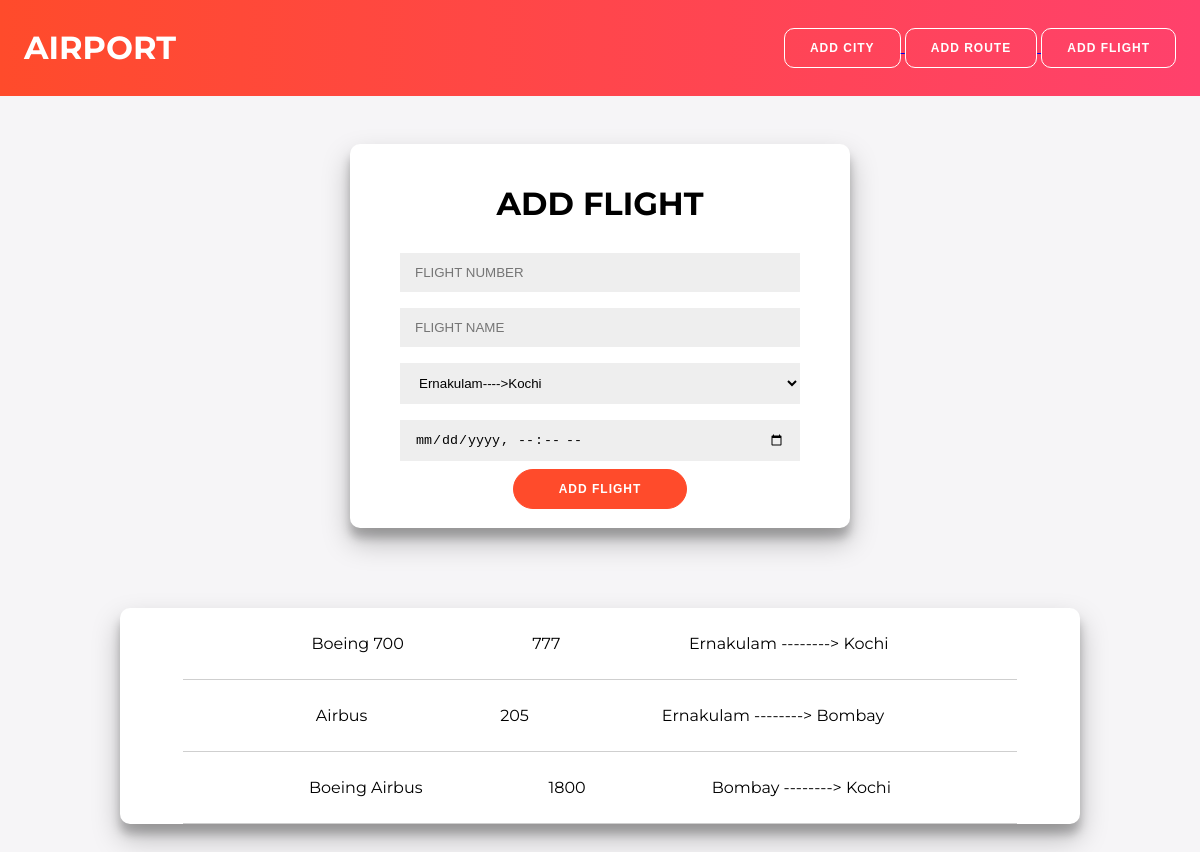
Screenshot of /addflight (signed in) with the database file from the repository.
### app.py (models this page shows, shortened)
class flights(db.Model):
    id = db.Column('flight_id' , db.Integer , primary_key = True)
    num = db.Column('flight_number' , db.Integer)
    name = db.Column('flight_name' , db.String(50))
    r_id = db.Column('route_id' , db.Integer , ForeignKey("routes.route_id") )
    date = db.Column('date' , db.DateTime)

class routes(db.Model):
    id = db.Column('route_id' , db.Integer , primary_key = True)
    From = db.Column('from' , db.Integer)
    to = db.Column('to' , db.Integer)
    price = db.Column('price' , db.Integer)

### app.py (the view, shortened to what this page needs)
@app.route('/addflight' , methods = ['GET' , 'POST'])
def addflight():
    if(session.get('username')== None):
        return redirect('/login')
    data = routes.query.all()
    flights_data = flights.query.all()
    for flight in flights_data:
        route_doc = routes.query.filter_by(id=flight.r_id).first()
        flight.rid=route_doc
    return render_template('addflight.html', data=data, flights=flights_data)

### templates/addflight.html (shortened to what this page needs)
<!DOCTYPE html>
<html lang="en">
<head>
    <link rel= "stylesheet" type= "text/css" href= "{{ url_for('static',filename='styles/addroute.css') }}">
</head>
<body>
    <nav>
        <ul class="nav-list">
            <div class="nav-top">
                <li class="nav-link">
                    <a href='#' style="color: white; text-decoration: none;"> AIRPORT </a>
                 </li>
                 <div>
                 <a href="/addcity">
                   <button class="add-but">
                         Add City
                   </button>
                 </a>
                 <a href="/addroute">
                   <button class="add-but">
                       Add Route
                   </button>
                 </a>
                 <a href="/addflight">
                     <button class="add-but">
                         Add Flight
                     </button>
                 </a>
                 </div>
            </div>
        </ul>
      </nav>
    <div class="top">
        <div class = "container">
            <br>
            <h1>ADD FLIGHT</h1>
            <form action="/addflight" method = "POST">
                <input type = "text" placeholder="FLIGHT NUMBER" name = "num" required>
                <input type = "text" placeholder="FLIGHT NAME" name = "name" required>
                <select name="rid">
                    {% for value in data %}
                    <option value="{{value.id}}">{{value.From}}---->{{value.to}}</option>
                    {%endfor%}
                </select>
                <input type = "datetime-local" placeholder="DATE" name = "date" required>
                <button type="submit">ADD FLIGHT</button>
            </form>
            <br>
        </div>
        <div class="container c2">
            {% for value in flights %}
                <div class="list-item">
                    <p>{{value.name}}</p>
                    <p>{{value.num}}</p>
                    <p>{{value.rid.From}}  --------> {{value.rid.to}}</p>
                </div>
            {% endfor %}
        </div>
    </div>
</body>
</html>

### static/styles/addroute.css (style rules this page uses)
* { box-sizing: border-box; }
body { background: #f6f5f7; font-family: 'Montserrat', sans-serif; height: 100vh; margin: 0; border: 0; padding: 0; }
button { border-radius: 20px; border: 1px solid #FF4B2B; background-color: #FF4B2B; color: #FFFFFF; font-size: 12px; font-weight: bold; padding: 12px 45px; letter-spacing: 1px; text-transform: uppercase; transition: transform 80ms ease-in; }
form { background-color: #FFFFFF; display: flex; align-items: center; justify-content: center; flex-direction: column; padding: 0 50px; height: 100%; text-align: center; }
input,select { background-color: #eee; border: none; padding: 12px 15px; margin: 8px 0; width: 100%; }
.container { background-color: #fff; border-radius: 10px; box-shadow: 0 14px 28px rgba(0,0,0,0.25), 0 10px 10px rgba(0,0,0,0.22); width: 500px; max-width: 100%; min-height: 200px; text-align: center; }
.nav-top { display: flex; justify-content: space-between; width: 100%; }
.nav-list { list-style: none; display: flex; background: #FF416C; background: -webkit-linear-gradient(to right, #FF4B2B, #FF416C); background: linear-gradient(to right, #FF4B2B, #FF416C); margin: 0; padding: 1.5em; justify-content: space-between; align-items: center; height: 6em; padding-bottom: 0; padding-top: 0; }
.nav-link { margin-right: 5em; color: white; font-weight: bold; font-size: 32px; }
.add-but { border-radius: 10px; border: 1px solid #FF4B2B; color: #FFFFFF; font-size: 12px; font-weight: bold; padding: 12px 25px; letter-spacing: 1px; text-transform: uppercase; transition: transform 80ms ease-in; background-color: transparent; border-color: #FFFFFF; transition: .5s; }
.top { display: flex; justify-content: center; margin-top: 3em; align-items: center; flex-direction: column; }
.c2 { width: 80% !important; margin-bottom: 5em !important; margin-top: 5em !important; padding: 0 3em !important; }
.list-item { display: flex; flex-direction: row; justify-content: space-evenly; padding: 10px 0; border-bottom: 1px solid #cfcfcf; margin: 0 15px 0 15px; }

### rows the page displays
flights: name "Boeing 700", num "777", rid.From "Ernakulam", rid.to "Kochi"
flights: name "Airbus", num "205", rid.From "Ernakulam", rid.to "Bombay"
flights: name "Boeing Airbus", num "1800", rid.From "Bombay", rid.to "Kochi"

### other values shown
form field rid "Ernakulam---->Kochi"
